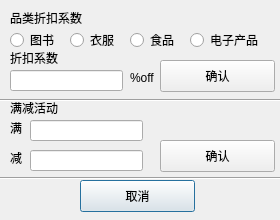
<?xml version="1.0" encoding="UTF-8"?>
<ui version="4.0">
 <class>event</class>
 <widget class="QDialog" name="event">
  <property name="geometry">
   <rect>
    <x>0</x>
    <y>0</y>
    <width>280</width>
    <height>220</height>
   </rect>
  </property>
  <property name="windowTitle">
   <string>Dialog</string>
  </property>
  <widget class="QLabel" name="label">
   <property name="geometry">
    <rect>
     <x>10</x>
     <y>10</y>
     <width>91</width>
     <height>16</height>
    </rect>
   </property>
   <property name="text">
    <string>品类折扣系数</string>
   </property>
  </widget>
  <widget class="QRadioButton" name="book">
   <property name="geometry">
    <rect>
     <x>10</x>
     <y>30</y>
     <width>102</width>
     <height>20</height>
    </rect>
   </property>
   <property name="text">
    <string>图书</string>
   </property>
  </widget>
  <widget class="QRadioButton" name="clothes">
   <property name="geometry">
    <rect>
     <x>70</x>
     <y>30</y>
     <width>102</width>
     <height>20</height>
    </rect>
   </property>
   <property name="text">
    <string>衣服</string>
   </property>
  </widget>
  <widget class="QRadioButton" name="food">
   <property name="geometry">
    <rect>
     <x>130</x>
     <y>30</y>
     <width>102</width>
     <height>20</height>
    </rect>
   </property>
   <property name="text">
    <string>食品</string>
   </property>
  </widget>
  <widget class="QRadioButton" name="electronic">
   <property name="geometry">
    <rect>
     <x>190</x>
     <y>30</y>
     <width>102</width>
     <height>20</height>
    </rect>
   </property>
   <property name="text">
    <string>电子产品</string>
   </property>
  </widget>
  <widget class="QLabel" name="label_2">
   <property name="geometry">
    <rect>
     <x>10</x>
     <y>50</y>
     <width>59</width>
     <height>16</height>
    </rect>
   </property>
   <property name="text">
    <string>折扣系数</string>
   </property>
  </widget>
  <widget class="QLineEdit" name="discount">
   <property name="geometry">
    <rect>
     <x>10</x>
     <y>70</y>
     <width>113</width>
     <height>21</height>
    </rect>
   </property>
  </widget>
  <widget class="QLabel" name="label_3">
   <property name="geometry">
    <rect>
     <x>130</x>
     <y>70</y>
     <width>59</width>
     <height>16</height>
    </rect>
   </property>
   <property name="text">
    <string>%off</string>
   </property>
  </widget>
  <widget class="QPushButton" name="cancel">
   <property name="geometry">
    <rect>
     <x>80</x>
     <y>180</y>
     <width>115</width>
     <height>32</height>
    </rect>
   </property>
   <property name="text">
    <string>取消</string>
   </property>
  </widget>
  <widget class="QPushButton" name="confirm">
   <property name="geometry">
    <rect>
     <x>160</x>
     <y>60</y>
     <width>115</width>
     <height>32</height>
    </rect>
   </property>
   <property name="text">
    <string>确认</string>
   </property>
  </widget>
  <widget class="Line" name="line">
   <property name="geometry">
    <rect>
     <x>0</x>
     <y>90</y>
     <width>291</width>
     <height>20</height>
    </rect>
   </property>
   <property name="orientation">
    <enum>Qt::Horizontal</enum>
   </property>
  </widget>
  <widget class="QLabel" name="label_4">
   <property name="geometry">
    <rect>
     <x>10</x>
     <y>100</y>
     <width>59</width>
     <height>16</height>
    </rect>
   </property>
   <property name="text">
    <string>满减活动</string>
   </property>
  </widget>
  <widget class="QLabel" name="label_5">
   <property name="geometry">
    <rect>
     <x>10</x>
     <y>120</y>
     <width>59</width>
     <height>16</height>
    </rect>
   </property>
   <property name="text">
    <string>满</string>
   </property>
  </widget>
  <widget class="QLabel" name="label_6">
   <property name="geometry">
    <rect>
     <x>10</x>
     <y>150</y>
     <width>59</width>
     <height>16</height>
    </rect>
   </property>
   <property name="text">
    <string>减</string>
   </property>
  </widget>
  <widget class="QLineEdit" name="upto">
   <property name="geometry">
    <rect>
     <x>30</x>
     <y>120</y>
     <width>113</width>
     <height>21</height>
    </rect>
   </property>
  </widget>
  <widget class="QLineEdit" name="reduce">
   <property name="geometry">
    <rect>
     <x>30</x>
     <y>150</y>
     <width>113</width>
     <height>21</height>
    </rect>
   </property>
  </widget>
  <widget class="Line" name="line_2">
   <property name="geometry">
    <rect>
     <x>0</x>
     <y>170</y>
     <width>281</width>
     <height>16</height>
    </rect>
   </property>
   <property name="orientation">
    <enum>Qt::Horizontal</enum>
   </property>
  </widget>
  <widget class="QPushButton" name="confirm2">
   <property name="geometry">
    <rect>
     <x>160</x>
     <y>140</y>
     <width>115</width>
     <height>32</height>
    </rect>
   </property>
   <property name="text">
    <string>确认</string>
   </property>
  </widget>
 </widget>
 <resources/>
 <connections/>
</ui>
